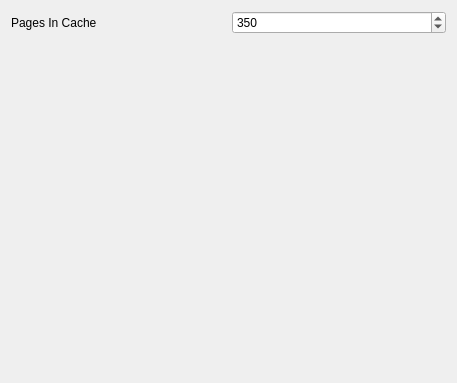
<?xml version="1.0" encoding="UTF-8"?>
<ui version="4.0">
 <class>RvMemoryPrefWidget</class>
 <widget class="QWidget" name="RvMemoryPrefWidget">
  <property name="geometry">
   <rect>
    <x>0</x>
    <y>0</y>
    <width>457</width>
    <height>383</height>
   </rect>
  </property>
  <property name="windowTitle">
   <string>Memory Usage</string>
  </property>
  <layout class="QVBoxLayout" name="verticalLayout">
   <item>
    <layout class="QHBoxLayout" name="horizontalLayout">
     <item>
      <widget class="QLabel" name="label_2">
       <property name="text">
        <string>Pages In Cache</string>
       </property>
      </widget>
     </item>
     <item>
      <widget class="QSpinBox" name="pagesInCache">
       <property name="toolTip">
        <string>This controls how much of a scenario will be loaded into memory.  Changing this value will only take effect after restarting the application.</string>
       </property>
       <property name="minimum">
        <number>100</number>
       </property>
       <property name="maximum">
        <number>35000</number>
       </property>
       <property name="value">
        <number>350</number>
       </property>
      </widget>
     </item>
    </layout>
   </item>
   <item>
    <layout class="QHBoxLayout" name="horizontalLayout_2"/>
   </item>
   <item>
    <spacer name="verticalSpacer">
     <property name="orientation">
      <enum>Qt::Vertical</enum>
     </property>
     <property name="sizeHint" stdset="0">
      <size>
       <width>20</width>
       <height>40</height>
      </size>
     </property>
    </spacer>
   </item>
  </layout>
 </widget>
 <tabstops>
  <tabstop>pagesInCache</tabstop>
 </tabstops>
 <resources/>
 <connections/>
</ui>
